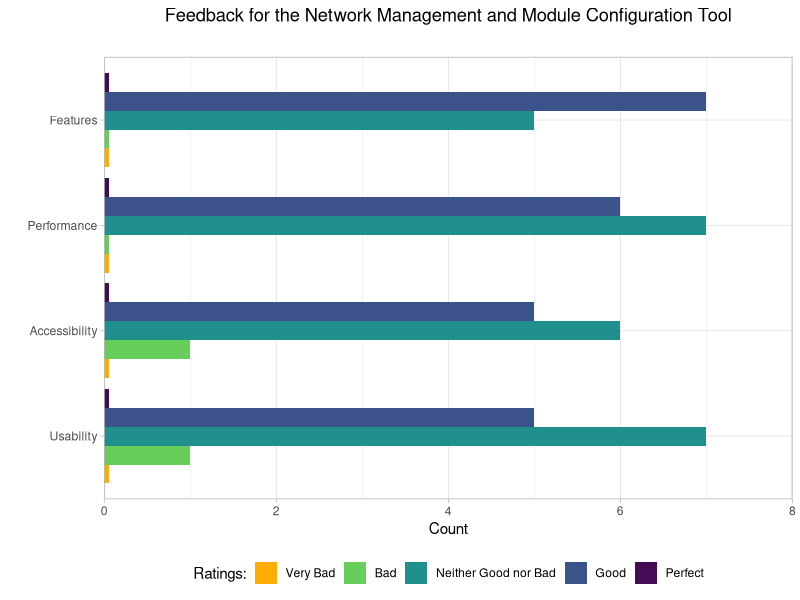
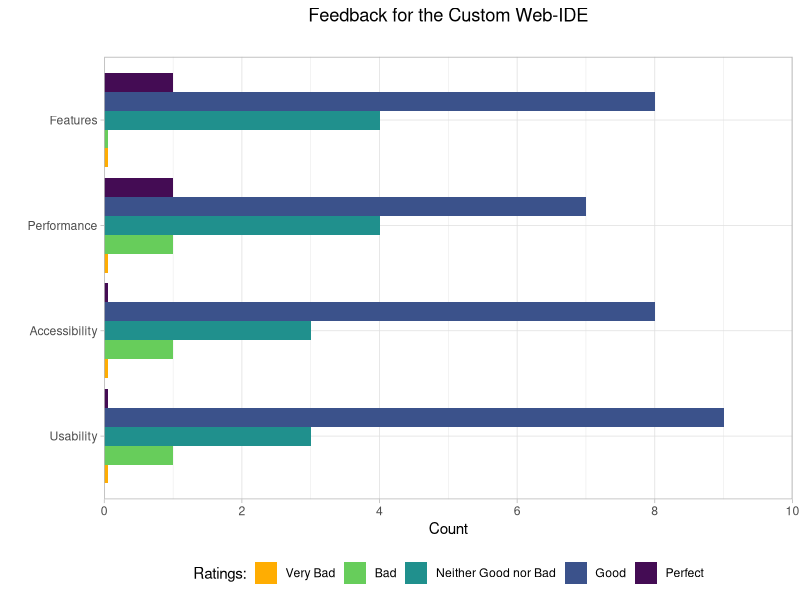
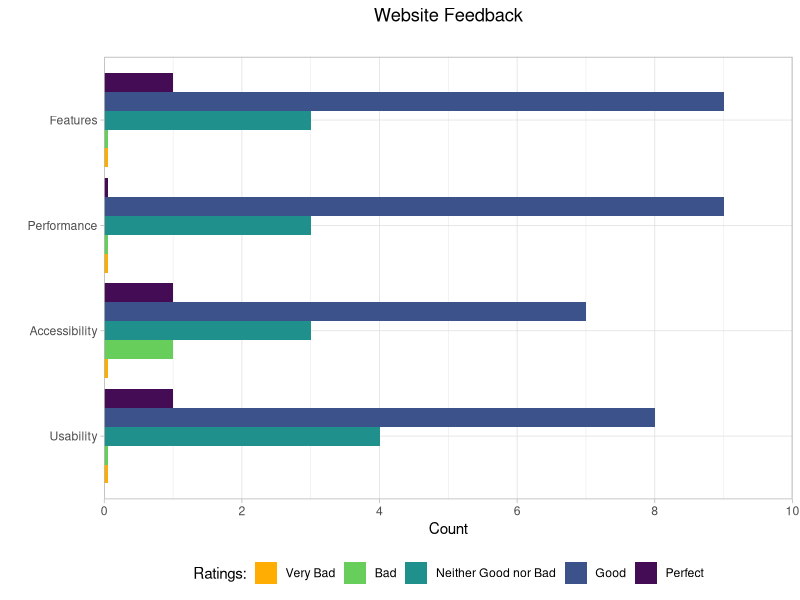
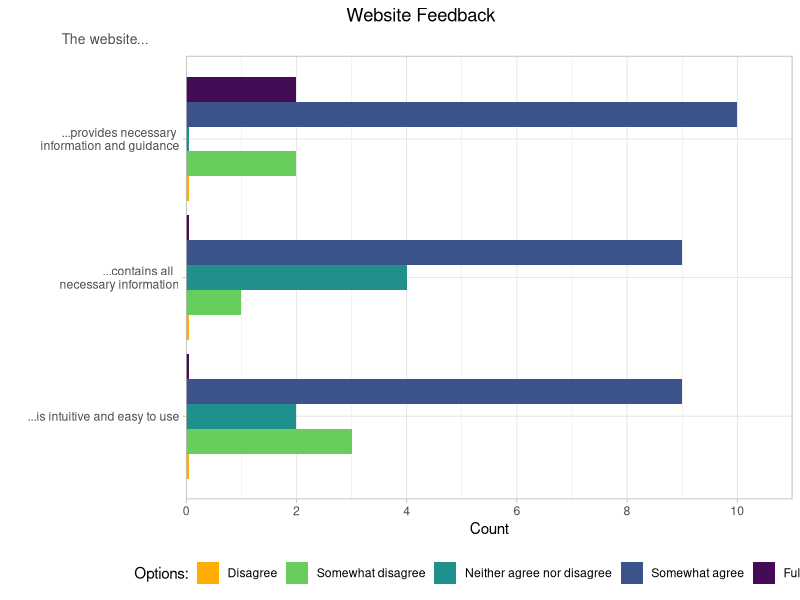
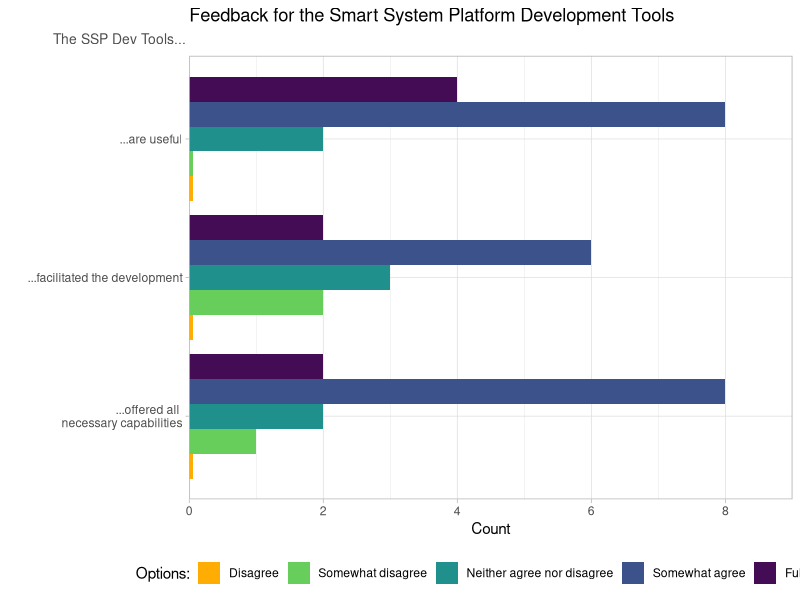
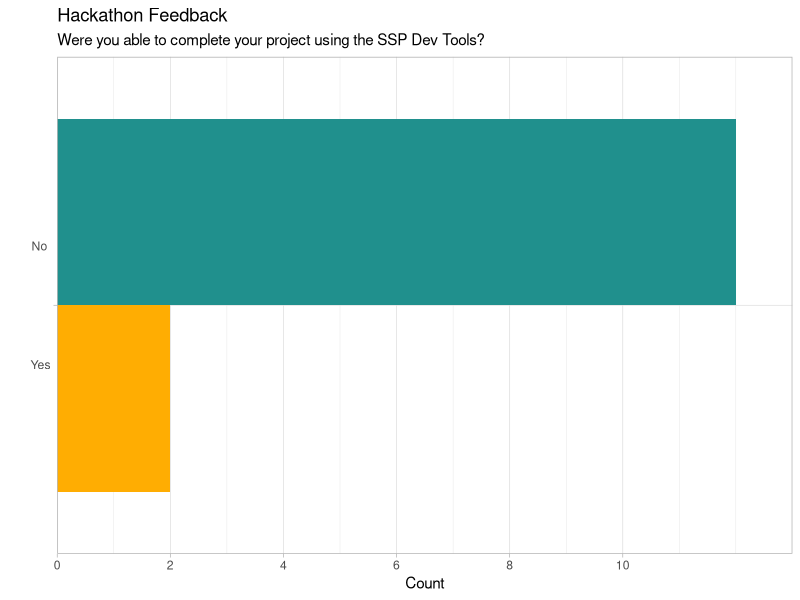
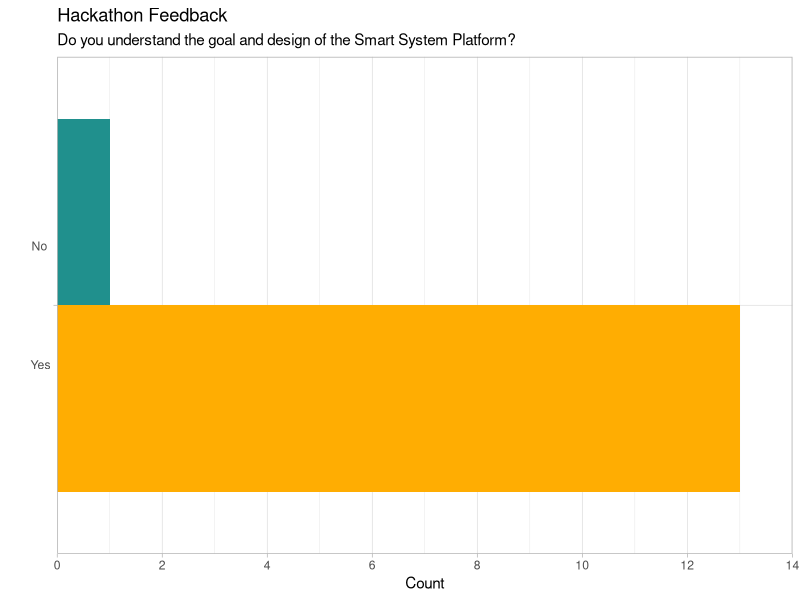
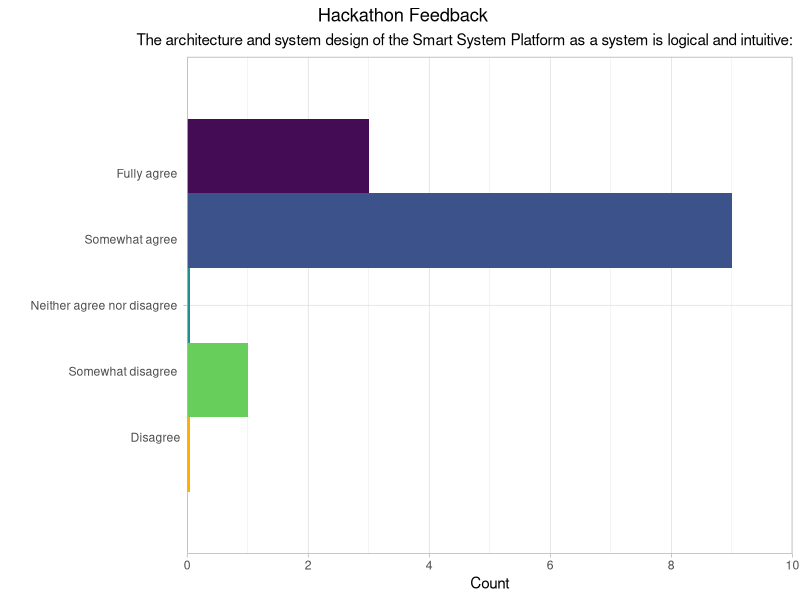

R code for these plots, in order:
## ---- chunk 1
library(ggplot2)
library(dplyr)
library(readr)
library(tidyverse)
library(tidyr)
library(mgcv)

#custom_colours <- c("#F8766D","#00BFC4")
custom_colours <- c("#F8766D", "#00BFC4", "#7CAE00", "#C77CFF", "#F564E3", "#619CFF", "#00BA38")

## ---- chunk 2

data <- read.csv("data/Smart System Platform Feedback_February 11, 2025_23.18.csv", header = TRUE, sep = ",")

descriptions <- data[1, , drop = FALSE]
data <- data %>% slice(-c(1:3))

options1 <- c("Very Bad", "Bad", "Neither Good nor Bad", "Good", "Perfect")
description1 <- c("Usability", "Accessibility", "Performance", "Features")

ide_data <- data[, c(45, 46, 47, 48)]
nmmct_data <- data[, c(49, 50, 51, 52)]
website_data <- data[, c(53, 54, 55, 56)]

options2 <- c("Disagree", "Somewhat disagree", "Neither agree nor disagree", "Somewhat agree", "Fully agree")
website_description0 <- c("...is intuitive and easy to use", "...contains all  \n necessary information", "...provides necessary \n information and guidance")
website_description <- descriptions[, c(66, 67, 70)]
website_data2 <- data[, c(66, 67, 70)]

ssp_description0 <- c("...offered all \n necessary capabilities", "...facilitated the development", "...are useful")
ssp_description <- descriptions[, c( 57, 59, 61)]
ssp_data <- data[, c( 57, 59, 61)]


component_description <- descriptions[, c(42)]
component_data <- data[, c(42)]
component_data <- as.data.frame(component_data)

options3 <- c("Yes", "No")
completion_description <- descriptions[, c(62)]
completion_description0 <- c("")
completion_data <- data[, c(62)]
completion_data <- as.data.frame(completion_data)

logic_description <- descriptions[, c(64)]
logic_description0 <- c("")
logic_data <- data[, c(64)]
logic_data <- as.data.frame(logic_data)

architecture_data <- data[, c(65)]
architecture_description <- descriptions[, c(65)]
architecture_data <- as.data.frame(architecture_data)

toolpage_data <- data[, c(69)]
toolpage_description <- descriptions[, c(69)]
toolpage_data <- as.data.frame(toolpage_data)

ct_data <- data[, c(62, 64)]
ct_description <- descriptions[, c(62, 64)]

ta_data <- data[, c(65, 69)]
ta_description <- descriptions[, c(62, 64)]

## ---- chunk 3

nmmct_long <- nmmct_data %>%
  pivot_longer(cols = everything(), names_to = "Aspect", values_to = "Response") %>%
  drop_na() %>%
  filter(Response != "")  

nmmct_long$Response <- factor(nmmct_long$Response, levels = options1)

nmmct_counts <- nmmct_long %>%
  count(Aspect, Response, name = "Count")
missing_levels <- expand.grid(Aspect = unique(nmmct_counts$Aspect), Response = options1) %>%
  anti_join(nmmct_counts, by = c("Aspect", "Response"))

if (nrow(missing_levels) > 0) {
  missing_levels$Count <- 0.05
  nmmct_counts <- bind_rows(nmmct_counts, missing_levels)
}

custom_colours <- c("Very Bad" = "#ffad02", 
                    "Bad" = "#67cd5b", 
                    "Neither Good nor Bad" = "#20908d", 
                    "Good" = "#3b528b", 
                    "Perfect" = "#440c54")

p_nmmct <- ggplot(nmmct_counts, aes(x = Aspect, y = Count, fill = Response)) +
  geom_bar(stat = "identity", position = "dodge") + 
  coord_flip() + 
  scale_fill_manual(values = custom_colours, name = "Ratings:", drop = FALSE) +  
  scale_x_discrete(labels = description1) + 
  scale_y_continuous(expand = c(0, 0), , limits = c(0, 8)) +
  labs(title = "Feedback for the Network Management and Module Configuration Tool",
       subtitle = "",
       x = "",
       y = "Count") +
  theme_light() +
  theme(legend.position = "bottom",
        plot.title = element_text(hjust = 0.5)) 

ggsave(filename = paste0("plots/nmmct.png"), plot = p_nmmct, width = 10, height = 6, dpi = 300, bg = "white")

## ---- chunk 4

ide_long <- ide_data %>%
  pivot_longer(cols = everything(), names_to = "Aspect", values_to = "Response") %>%
  drop_na() %>%
  filter(Response != "")  

ide_long$Response <- factor(ide_long$Response, levels = options1)

ide_counts <- ide_long %>%
  count(Aspect, Response, name = "Count")
missing_levels <- expand.grid(Aspect = unique(ide_counts$Aspect), Response = options1) %>%
  anti_join(ide_counts, by = c("Aspect", "Response"))

if (nrow(missing_levels) > 0) {
  missing_levels$Count <- 0.05
  ide_counts <- bind_rows(ide_counts, missing_levels)
}

custom_colours <- c("Very Bad" = "#ffad02", 
                    "Bad" = "#67cd5b", 
                    "Neither Good nor Bad" = "#20908d", 
                    "Good" = "#3b528b", 
                    "Perfect" = "#440c54")

p_ide <- ggplot(ide_counts, aes(x = Aspect, y = Count, fill = Response)) +
  geom_bar(stat = "identity", position = "dodge") + 
  coord_flip() + 
  scale_fill_manual(values = custom_colours, name = "Ratings:", drop = FALSE) +  
  scale_x_discrete(labels = description1) + 
  scale_y_continuous(expand = c(0, 0), , limits = c(0, 10), breaks = seq(0, 10, by = 2)) +
  labs(title = "Feedback for the Custom Web-IDE",
       subtitle = "",
       x = "",
       y = "Count") +
  theme_light() +
  theme(legend.position = "bottom",
        plot.title = element_text(hjust = 0.5)) 

ggsave(filename = paste0("plots/ide.png"), plot = p_ide, width = 10, height = 6, dpi = 300, bg = "white")

## ---- chunk 5

website_long <- website_data %>%
  pivot_longer(cols = everything(), names_to = "Aspect", values_to = "Response") %>%
  drop_na() %>%
  filter(Response != "")  

website_long$Response <- factor(website_long$Response, levels = options1)

website_counts <- website_long %>%
  count(Aspect, Response, name = "Count")
missing_levels <- expand.grid(Aspect = unique(website_counts$Aspect), Response = options1) %>%
  anti_join(website_counts, by = c("Aspect", "Response"))

if (nrow(missing_levels) > 0) {
  missing_levels$Count <- 0.05
  website_counts <- bind_rows(website_counts, missing_levels)
}

custom_colours <- c("Very Bad" = "#ffad02", 
                    "Bad" = "#67cd5b", 
                    "Neither Good nor Bad" = "#20908d", 
                    "Good" = "#3b528b", 
                    "Perfect" = "#440c54")

p_website <- ggplot(website_counts, aes(x = Aspect, y = Count, fill = Response)) +
  geom_bar(stat = "identity", position = "dodge") + 
  coord_flip() + 
  scale_fill_manual(values = custom_colours, name = "Ratings:", drop = FALSE) +  
  scale_x_discrete(labels = description1) + 
  scale_y_continuous(expand = c(0, 0), , limits = c(0, 10), breaks = seq(0, 10, by = 2)) +
  labs(title = "Website Feedback",
       subtitle = "",
       x = "",
       y = "Count") +
  theme_light() +
  theme(legend.position = "bottom",
        plot.title = element_text(hjust = 0.5)) 

ggsave(filename = paste0("plots/website.png"), plot = p_website, width = 10, height = 6, dpi = 300, bg = "white")

## ---- chunk 6

website_long <- website_data2 %>%
  pivot_longer(cols = everything(), names_to = "Aspect", values_to = "Response") %>%
  drop_na() %>%
  filter(Response != "")  

website_long$Response <- factor(website_long$Response, levels = options2)

website_counts <- website_long %>%
  count(Aspect, Response, name = "Count")
missing_levels <- expand.grid(Aspect = unique(website_counts$Aspect), Response = options2) %>%
  anti_join(website_counts, by = c("Aspect", "Response"))

if (nrow(missing_levels) > 0) {
  missing_levels$Count <- 0.05
  website_counts <- bind_rows(website_counts, missing_levels)
}

custom_colours2 <- c("Disagree" = "#ffad02", 
                    "Somewhat disagree" = "#67cd5b", 
                    "Neither agree nor disagree" = "#20908d", 
                    "Somewhat agree" = "#3b528b", 
                    "Fully agree" = "#440c54")

p_website2 <- ggplot(website_counts, aes(x = Aspect, y = Count, fill = Response)) +
  geom_bar(stat = "identity", position = "dodge") + 
  coord_flip() + 
  scale_fill_manual(values = custom_colours2, name = "Options:", drop = FALSE) +  
  scale_x_discrete(labels = website_description0) + 
  scale_y_continuous(expand = c(0, 0), , limits = c(0, 11), breaks = seq(0, 10, by = 2)) +
  labs(title = "Website Feedback",
       subtitle = "The website...",
       x = "",
       y = "Count") +
  theme_light() +
  theme(legend.position = "bottom",
        plot.title = element_text(hjust = 0.35),
        plot.subtitle = element_text(hjust = -0.24, size = 10, color = "grey30")
        ) 

ggsave(filename = paste0("plots/website2.png"), plot = p_website2, width = 10, height = 6, dpi = 300, bg = "white")

## ---- chunk 7

ssp_long <- ssp_data %>%
  pivot_longer(cols = everything(), names_to = "Aspect", values_to = "Response") %>%
  drop_na() %>%
  filter(Response != "")  

ssp_long$Response <- factor(ssp_long$Response, levels = options2)

ssp_counts <- ssp_long %>%
  count(Aspect, Response, name = "Count")
missing_levels <- expand.grid(Aspect = unique(ssp_counts$Aspect), Response = options2) %>%
  anti_join(ssp_counts, by = c("Aspect", "Response"))

if (nrow(missing_levels) > 0) {
  missing_levels$Count <- 0.05
  ssp_counts <- bind_rows(ssp_counts, missing_levels)
}

custom_colours2 <- c("Disagree" = "#ffad02", 
                    "Somewhat disagree" = "#67cd5b", 
                    "Neither agree nor disagree" = "#20908d", 
                    "Somewhat agree" = "#3b528b", 
                    "Fully agree" = "#440c54")

p_ssp <- ggplot(ssp_counts, aes(x = Aspect, y = Count, fill = Response)) +
  geom_bar(stat = "identity", position = "dodge") + 
  coord_flip() + 
  scale_fill_manual(values = custom_colours2, name = "Options:", drop = FALSE) +  
  scale_x_discrete(labels = ssp_description0) + 
  scale_y_continuous(expand = c(0, 0), , limits = c(0, 9), breaks = seq(0, 9, by = 2)) +
  labs(title = "Feedback for the Smart System Platform Development Tools",
       subtitle = "The SSP Dev Tools...",
       x = "",
       y = "Count") +
  theme_light() +
  theme(legend.position = "bottom",
        plot.title = element_text(hjust = 0.),
        plot.subtitle = element_text(hjust = -0.29, size = 10, color = "grey30")
        )

ggsave(filename = paste0("plots/ssp.png"), plot = p_ssp, width = 10, height = 5.5, dpi = 300, bg = "white")

## ---- chunk 8

completion_long <- completion_data %>%
  pivot_longer(cols = everything(), names_to = "Aspect", values_to = "Response") %>%
  drop_na() %>%
  filter(Response != "")  

completion_long$Response <- factor(completion_long$Response, levels = options3)

completion_counts <- completion_long %>%
  count(Aspect, Response, name = "Count")
missing_levels <- expand.grid(Aspect = unique(completion_counts$Aspect), Response = options3) %>%
  anti_join(completion_counts, by = c("Aspect", "Response"))

#if (nrow(missing_levels) > 0) {
#  missing_levels$Count <- 0.05
#  completion_counts <- bind_rows(completion_counts, missing_levels)
#}

custom_colours2 <- c("Yes" = "#ffad02", 
                     "No" = "#20908d")

p_completion <- ggplot(completion_counts, aes(x = Aspect, y = Count, fill = Response)) +
  geom_bar(stat = "identity", position = "dodge") + 
  coord_flip() + 
  scale_fill_manual(values = custom_colours2, name = "Options:", drop = FALSE) +  
  scale_x_discrete(labels = c("No \n\n\n\n\n\n\n\n\n Yes")) + 
  scale_y_continuous(expand = c(0, 0), , limits = c(0, 13), breaks = seq(0, 10, by = 2)) +
  labs(title = "Hackathon Feedback",
       subtitle = "Were you able to complete your project using the SSP Dev Tools?",#completion_description,
       x = "",
       y = "Count") +
  theme_light() +
  theme(legend.position = "none",
        #plot.title = element_text(hjust = 0.5),
        #plot.subtitle = element_text(hjust = -0.29, size = 10, color = "grey30")
        )

ggsave(filename = paste0("plots/completion.png"), plot = p_completion, width = 6, height = 4, dpi = 300, bg = "white")

## ---- chunk 9

logic_long <- logic_data %>%
  pivot_longer(cols = everything(), names_to = "Aspect", values_to = "Response") %>%
  drop_na() %>%
  filter(Response != "")  

logic_long$Response <- factor(logic_long$Response, levels = options3)

logic_counts <- logic_long %>%
  count(Aspect, Response, name = "Count")
missing_levels <- expand.grid(Aspect = unique(logic_counts$Aspect), Response = options3) %>%
  anti_join(logic_counts, by = c("Aspect", "Response"))

#if (nrow(missing_levels) > 0) {
#  missing_levels$Count <- 0.05
#  logic_counts <- bind_rows(logic_counts, missing_levels)
#}

custom_colours2 <- c("Yes" = "#ffad02", 
                     "No" = "#20908d")

p_logic <- ggplot(logic_counts, aes(x = Aspect, y = Count, fill = Response)) +
  geom_bar(stat = "identity", position = "dodge") + 
  coord_flip() + 
  scale_fill_manual(values = custom_colours2, name = "Ratings:", drop = FALSE) +  
  scale_x_discrete(labels = c("No \n\n\n\n\n\n\n\n\n Yes")) + 
  scale_y_continuous(expand = c(0, 0), , limits = c(0, 14), breaks = seq(0, 14, by = 2)) +
  labs(title = "Hackathon Feedback",
       subtitle = logic_description,
       x = "",
       y = "Count") +
  theme_light() +
  theme(legend.position = "none",
        #plot.title = element_text(hjust = 0.5),
        #plot.subtitle = element_text(hjust = -0.29, size = 10, color = "grey30")
        )

ggsave(filename = paste0("plots/logic.png"), plot = p_logic, width = 6, height = 4, dpi = 300, bg = "white")

## ---- chunk 10

architecture_long <- architecture_data %>%
  pivot_longer(cols = everything(), names_to = "Aspect", values_to = "Response") %>%
  drop_na() %>%
  filter(Response != "")  

architecture_long$Response <- factor(architecture_long$Response, levels = options2)

architecture_counts <- architecture_long %>%
  count(Aspect, Response, name = "Count")
missing_levels <- expand.grid(Aspect = unique(architecture_counts$Aspect), Response = options2) %>%
  anti_join(architecture_counts, by = c("Aspect", "Response"))

if (nrow(missing_levels) > 0) {
  missing_levels$Count <- 0.05
  architecture_counts <- bind_rows(architecture_counts, missing_levels)
}

custom_colours2 <- c("Disagree" = "#ffad02", 
                    "Somewhat disagree" = "#67cd5b", 
                    "Neither agree nor disagree" = "#20908d", 
                    "Somewhat agree" = "#3b528b", 
                    "Fully agree" = "#440c54")

p_architecture <- ggplot(architecture_counts, aes(x = Aspect, y = Count, fill = Response)) +
  geom_bar(stat = "identity", position = "dodge") + 
  coord_flip() + 
  scale_fill_manual(values = custom_colours2, name = "", drop = FALSE) +  
  scale_x_discrete(labels = c("Fully agree \n\n\n\n\n Somewhat agree \n\n\n\n\n Neither agree nor disagree \n\n\n\n\n Somewhat disagree \n\n\n\n\n Disagree")) + 
  scale_y_continuous(expand = c(0, 0), , limits = c(0, 10), breaks = seq(0, 10, by = 2)) +
  labs(title = "Hackathon Feedback",
       subtitle = architecture_description,
       x = "",
       y = "Count") +
  theme_light() +
  theme(legend.position = "none",
        plot.title = element_text(hjust = 0.3),
        plot.subtitle = element_text(hjust = 1)
        )

ggsave(filename = paste0("plots/architecture.png"), plot = p_architecture, width = 8, height = 5.5, dpi = 300, bg = "white")

## ---- chunk 11

toolpage_long <- toolpage_data %>%
  pivot_longer(cols = everything(), names_to = "Aspect", values_to = "Response") %>%
  drop_na() %>%
  filter(Response != "")  

toolpage_long$Response <- factor(toolpage_long$Response, levels = options2)

toolpage_counts <- toolpage_long %>%
  count(Aspect, Response, name = "Count")
missing_levels <- expand.grid(Aspect = unique(toolpage_counts$Aspect), Response = options2) %>%
  anti_join(toolpage_counts, by = c("Aspect", "Response"))

if (nrow(missing_levels) > 0) {
  missing_levels$Count <- 0.05
  toolpage_counts <- bind_rows(toolpage_counts, missing_levels)
}

custom_colours2 <- c("Disagree" = "#ffad02", 
                    "Somewhat disagree" = "#67cd5b", 
                    "Neither agree nor disagree" = "#20908d", 
                    "Somewhat agree" = "#3b528b", 
                    "Fully agree" = "#440c54")

p_toolpage <- ggplot(toolpage_counts, aes(x = Aspect, y = Count, fill = Response)) +
  geom_bar(stat = "identity", position = "dodge") + 
  coord_flip() + 
  scale_fill_manual(values = custom_colours2, name = "", drop = FALSE) +  
  scale_x_discrete(labels = c("Fully agree \n\n\n\n\n Somewhat agree \n\n\n\n\n Neither agree nor disagree \n\n\n\n\n Somewhat disagree \n\n\n\n\n Disagree")) + 
  scale_y_continuous(expand = c(0, 0), , limits = c(0, 11), breaks = seq(0, 11, by = 2)) +
  labs(title = "Hackathon Feedback",
       subtitle = "The Smart System Platform Development Tool page is intuitive and easy to use:",#toolpage_description,
       x = "",
       y = "Count") +
  theme_light() +
  theme(legend.position = "none",
        plot.title = element_text(hjust = 0.3),
        plot.subtitle = element_text(hjust = -5.0, size = 10, color = "grey30")
        )

ggsave(filename = paste0("plots/toolpage.png"), plot = p_toolpage, width = 8, height = 5.5, dpi = 300, bg = "white")

## ---- chunk 12
options4 <- c( "Hardware", "Website", "GitHub", "Networking Library", "Network Management and Module Configuration Tool", "Custom Web-IDE")

component_data <- component_data %>%
  mutate(component_data = str_replace_all(component_data, ", ", " ")) %>%
  separate_rows(component_data, sep = ",") %>%
  mutate(component_data = case_when(
    component_data == "Software (Networking library etc.)" ~ "Networking Library",
    component_data == "Smart System Website (Guide Specifications other support material)" ~ "Website",
    component_data == "Smart Module Hardware (Smart Motor Dahal Board etc.)" ~ "Hardware",
    component_data == "Smart System Platform Github page" ~ "GitHub",
    component_data == "Network Management and Module Configuration Tool" ~ "Network Management and Module Configuration Tool",
    component_data == "Custom Web-IDE" ~ "Custom Web-IDE",
    TRUE ~ component_data  # Keep all other values unchanged
  ))
  
component_long <- component_data %>%
  pivot_longer(cols = everything(), names_to = "Aspect", values_to = "Response") %>%
  drop_na() %>%
  filter(Response != "")  

component_long$Response <- factor(component_long$Response, levels = options4)

component_counts <- component_long %>%
  count(Aspect, Response, name = "Count")
missing_levels <- expand.grid(Aspect = unique(component_counts$Aspect), Response = options4) %>%
  anti_join(component_counts, by = c("Aspect", "Response"))

#if (nrow(missing_levels) > 0) {
#  missing_levels$Count <- 0.05
#  component_counts <- bind_rows(component_counts, missing_levels)
#}

custom_colours3 <- c("Hardware" = "#ffad02", 
                    "Website" = "#67cd5b", 
                    "GitHub" = "#20908d", 
                    "Networking Library" = "#3b528b", 
                    "Network Management and Module Configuration Tool" = "#440c54",
                    "Custom Web-IDE" = "#972c80")#fde724 972c80

p_component <- ggplot(component_counts, aes(x = Aspect, y = Count, fill = Response)) +
  geom_bar(stat = "identity", position = "dodge") + 
  coord_flip() + 
  scale_fill_manual(values = custom_colours3, name = "", drop = FALSE) +  
  scale_x_discrete(labels = c("Hardware \n\n\n\n Website \n\n\n\n GitHub \n\n\n\n\n Networking Library \n\n\n\n Network Management and \n Module Configuration Tool \n\n\n\n Custom Web-IDE")) + 
  scale_y_continuous(expand = c(0, 0), , limits = c(0, 13), breaks = seq(0, 13, by = 2)) +
  labs(title = "Components of the Smart System Platform Used",
       subtitle = "",#component_description,
       x = "",
       y = "Count") +
  theme_light() +
  theme(legend.position = "Bottom",
        plot.title = element_text(hjust = 0),
        plot.subtitle = element_text(hjust = 1)
        )

ggsave(filename = paste0("plots/component.png"), plot = p_component, width = 8, height = 5.5, dpi = 300, bg = "white")
